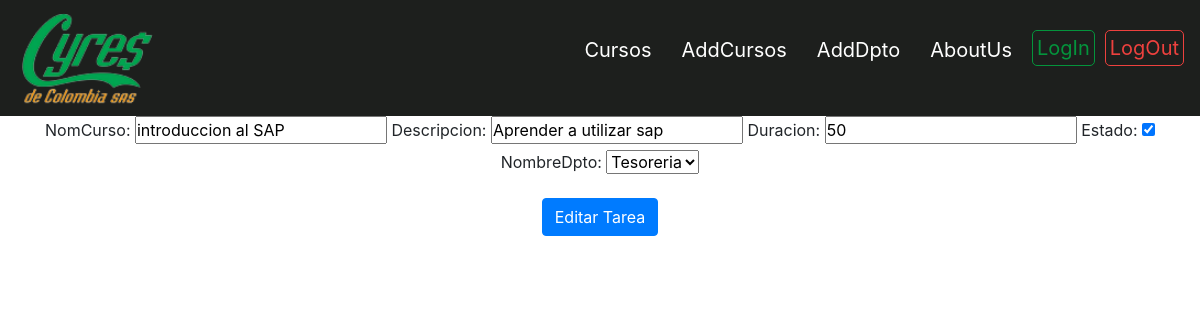
Screenshot of /editar/13/ with the database file from the repository.
### contenido/models.py (models this page shows, shortened)
class gestionCursos(models.Model):
    nomCurso=models.CharField(max_length=100)
    descripcion=models.CharField(max_length=1000)
    duracion=models.CharField(max_length=3)
    estado=models.BooleanField(default=False)
    nombreDpto=models.ForeignKey(Dpto, on_delete=models.CASCADE, null=False)

class Dpto(models.Model):
    nombreDpto=models.CharField(max_length=100)
    def __str__(self):
        return self.nombreDpto

### contenido/views.py (the view)
# urls.py: path('editar/<int:curso_id>/', views.editar,name="editar"),
def editar(request,curso_id):
    Curso=gestionCursos.objects.get(id=curso_id)
    if request.method=="POST":
        form=agregarCurso(request.POST, instance=Curso)
        if form.is_valid():
            form.save()
        return redirect("home")
    else:
        form=agregarCurso(instance=Curso)
    context={"form":form}
    return render(request,"editar.html",context)

### contenido/forms.py
class agregarCurso(forms.ModelForm):
    class Meta:
        model= gestionCursos
        fields=('nomCurso','descripcion','duracion','estado','nombreDpto')

### contenido/Templates/editar.html (shortened to what this page needs)
{% extends 'layout.html' %}
{% load static %}
{% block content %}
<link rel="stylesheet" type="text/css"  href=" {% static 'css/editar.css' %}">
<link rel="stylesheet" href="https://cdn.jsdelivr.net/npm/bootstrap@4.3.1/dist/css/bootstrap.min.css"
>
<div class="container text-center">
    <form method="post">
        <div class="form-group">
            {{ form }}
        </div>
        <button type="submit" class="btn btn-primary"> Editar Tarea </button>
    </form>
</div>
{% endblock %}

### static/css/layout.css (style rules this page uses)
* { padding: 0; margin: 0; box-sizing: border-box; }
body { margin: 0; padding: 0; color: white; font-family: "Poppins", sans-serif; background-color: #353836; }

### rows the page displays
gestionCursos: nomCurso "introduccion al SAP", descripcion "Aprender a utilizar sap", duracion "50", estado "☑"
Dpto: nombreDpto "Tesoreria"
